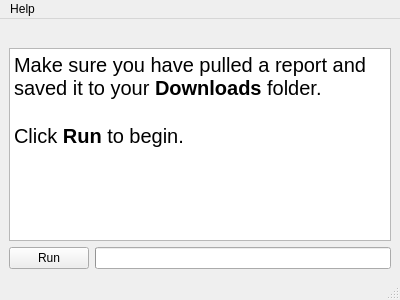
<?xml version="1.0" encoding="UTF-8"?>
<ui version="4.0">
 <class>main_window</class>
 <widget class="QMainWindow" name="main_window">
  <property name="geometry">
   <rect>
    <x>0</x>
    <y>0</y>
    <width>400</width>
    <height>300</height>
   </rect>
  </property>
  <property name="windowTitle">
   <string>AutoTix - Nightly</string>
  </property>
  <widget class="QWidget" name="centralwidget">
   <layout class="QGridLayout" name="gridLayout">
    <item row="3" column="1">
     <widget class="QProgressBar" name="progress_bar"/>
    </item>
    <item row="0" column="0" colspan="2">
     <widget class="QLabel" name="logo">
      <property name="text">
       <string/>
      </property>
      <property name="pixmap">
       <pixmap>../1x/logo_nightly_sm.png</pixmap>
      </property>
     </widget>
    </item>
    <item row="3" column="0">
     <widget class="QPushButton" name="run_button">
      <property name="text">
       <string>Run</string>
      </property>
     </widget>
    </item>
    <item row="1" column="0" colspan="2">
     <widget class="QTextBrowser" name="text_browser">
      <property name="html">
       <string>&lt;!DOCTYPE HTML PUBLIC &quot;-//W3C//DTD HTML 4.0//EN&quot; &quot;http://www.w3.org/TR/REC-html40/strict.dtd&quot;&gt;
&lt;html&gt;&lt;head&gt;&lt;meta name=&quot;qrichtext&quot; content=&quot;1&quot; /&gt;&lt;style type=&quot;text/css&quot;&gt;
p, li { white-space: pre-wrap; }
&lt;/style&gt;&lt;/head&gt;&lt;body style=&quot; font-family:'MS Shell Dlg 2'; font-size:8pt; font-weight:400; font-style:normal;&quot;&gt;
&lt;p style=&quot; margin-top:0px; margin-bottom:0px; margin-left:0px; margin-right:0px; -qt-block-indent:0; text-indent:0px;&quot;&gt;&lt;span style=&quot; font-size:15pt;&quot;&gt;Make sure you have pulled a report and saved it to your &lt;/span&gt;&lt;span style=&quot; font-size:15pt; font-weight:600;&quot;&gt;Downloads&lt;/span&gt;&lt;span style=&quot; font-size:15pt;&quot;&gt; folder.&lt;/span&gt;&lt;/p&gt;
&lt;p style=&quot;-qt-paragraph-type:empty; margin-top:0px; margin-bottom:0px; margin-left:0px; margin-right:0px; -qt-block-indent:0; text-indent:0px; font-size:15pt;&quot;&gt;&lt;br /&gt;&lt;/p&gt;
&lt;p style=&quot; margin-top:0px; margin-bottom:0px; margin-left:0px; margin-right:0px; -qt-block-indent:0; text-indent:0px;&quot;&gt;&lt;span style=&quot; font-size:15pt;&quot;&gt;Click &lt;/span&gt;&lt;span style=&quot; font-size:15pt; font-weight:600;&quot;&gt;Run&lt;/span&gt;&lt;span style=&quot; font-size:15pt;&quot;&gt; to begin.&lt;/span&gt;&lt;/p&gt;&lt;/body&gt;&lt;/html&gt;</string>
      </property>
     </widget>
    </item>
   </layout>
  </widget>
  <widget class="QMenuBar" name="menubar">
   <property name="geometry">
    <rect>
     <x>0</x>
     <y>0</y>
     <width>389</width>
     <height>21</height>
    </rect>
   </property>
   <widget class="QMenu" name="menu_help">
    <property name="title">
     <string>Help</string>
    </property>
    <addaction name="menu_instructions"/>
    <addaction name="menu_about"/>
   </widget>
   <addaction name="menu_help"/>
  </widget>
  <widget class="QStatusBar" name="statusbar"/>
  <action name="menu_about">
   <property name="text">
    <string>Version Info</string>
   </property>
  </action>
  <action name="menu_instructions">
   <property name="text">
    <string>Instructions</string>
   </property>
  </action>
 </widget>
 <resources/>
 <connections/>
</ui>
